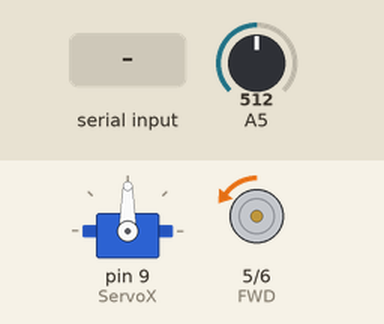
This sketch was run on a simulated Arduino Uno, built with avr-gcc and run on an emulated ATmega328P. Parts: servo, motor-driver pin pairs drawn as motors (green arrow = first pin HIGH = forward, orange = second pin HIGH = backward, longer = more drive). The test bench sets the inputs (shaded band); at power-on: A5 = 512. What the sketch prints to the serial monitor is not drawn.

Above: at 1.2 s.
1.3 s: "<30,150,10>" received over Serial
At 2.4 s:
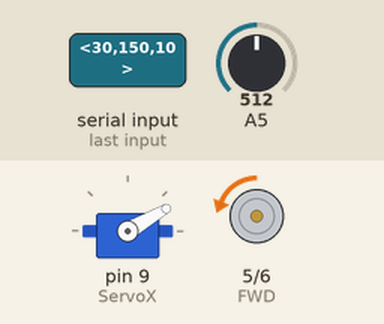
3.5 s: "<999>" received over Serial
At 5.1 s:
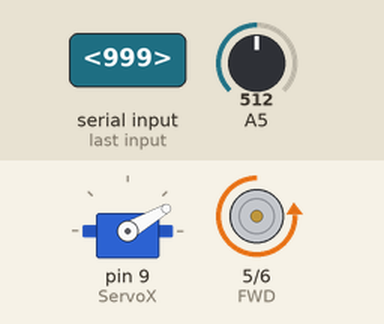
5.5 s: "<90,45,200>" received over Serial
At 5.75 s:
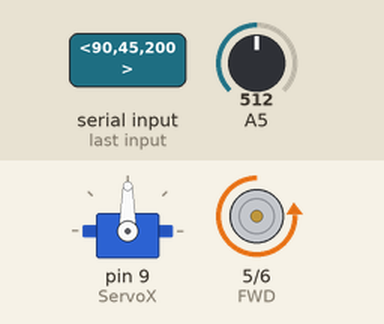
7.5 s: "<5>" received over Serial
At 9.2 s:
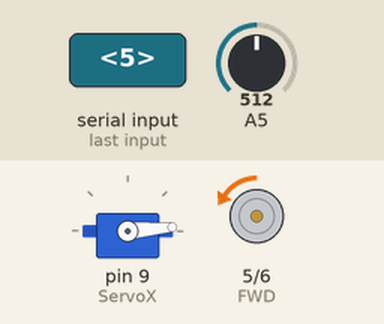
9.5 s: "<200>" received over Serial
At 10.9 s:
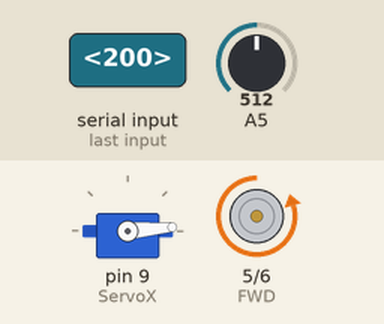
Timing chart, 0 to 12.5 s (numbered marks = the images above; inputs shaded):
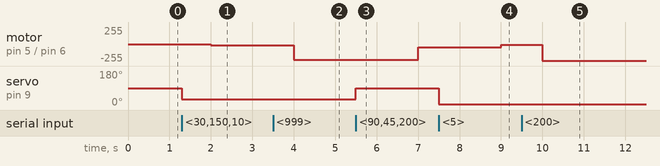

The sketch:

lastVersion.ino
```cpp
/*
CONNECTIONS:

GND........GND
VCC........5V
R_EN.......5V
L_EN.......5V
RPWM.......D5
LPWM.......D6
Servo......D9

*/


#define FWD 5
#define BWD 6
#define DEL 1000


#include <Servo.h>

Servo ServoX;

byte deg;
byte rec;
byte ang;
byte lastDeg = 0;


const byte pwmMin = 5;
const byte pwmMax = 50;
const byte numChars = 8;
byte PWM = 0;
char receivedChars[numChars];
char tempChars[numChars];        // temporary array for use when parsing

// variables to hold the parsed data
char messageFromPC[numChars] = {0};
int rec1 = 0;
int rec2 = 0;

//time related
unsigned long currMillis;
unsigned long lastMillis = 0;


boolean newData = false;

//============

void setup() {
    ServoX.attach(9);
  Serial.begin(115200);
  Serial.setTimeout(1);
    pinMode(FWD, OUTPUT);
    pinMode(BWD, OUTPUT);
    analogWrite(FWD, 0);
    analogWrite(BWD, 0);

    }

//============

void loop() {
    currMillis = millis();
    recvWithStartEndMarkers();
    confirmData();

    if(currMillis - lastMillis >= DEL){
    driveMotor();
    lastMillis = currMillis;
    }
}

//============

void recvWithStartEndMarkers() {
    static boolean recvInProgress = false;
    static byte ndx = 0;
    char startMarker = '<';
    char endMarker = '>';
    char rc;

    while (Serial.available() > 0 && newData == false) {
        rc = Serial.read();

        if (recvInProgress == true) {
            if (rc != endMarker) {
                receivedChars[ndx] = rc;
                ndx++;
                if (ndx >= numChars) {
                    ndx = numChars - 1;
                }
            }
            else {
                receivedChars[ndx] = '\0'; // terminate the string
                recvInProgress = false;
                ndx = 0;
                newData = true;
            }
        }

        else if (rc == startMarker) {
            recvInProgress = true;
        }
    }
}


void parseData() {      // split the data into its parts

    char * strtokIndx; // this is used by strtok() as an index

    strtokIndx = strtok(tempChars,"*");      // get the first part - the string
    strcpy(messageFromPC, strtokIndx); // copy it to messageFromPC
    rec1 = atoi(strtokIndx);

    strtokIndx = strtok(NULL, "*"); // this continues where the previous call left off
    rec2 = atoi(strtokIndx);     // convert this part to an integer

   if(rec1 == 999 && rec2 == 999)analogWrite(BWD, 0);

}


void showParsedData() {
    Serial.print("rec1: ");
    Serial.print(rec1);
    byte curr_deg = rec1;

if(curr_deg >0 && curr_deg <=180)ServoX.write(curr_deg);

  Serial.print(curr_deg);

   // Serial.print("rec2: ");
    //Serial.print(rec2);

}

void confirmData(){
  if (newData == true) {
        strcpy(tempChars, receivedChars);
        parseData();
        showParsedData();
        newData = false;
    }
  }

void driveMotor(){

if(analogRead(FWD)!=0) analogWrite(BWD, 0);
else if (analogRead(BWD)!=0) analogWrite(FWD, 0);


byte speedMot = abs(90-rec1);
PWM = map(speedMot ,0, 90, pwmMax, pwmMin);
analogWrite(BWD, PWM);
Serial.println("FWD PWM ");
Serial.print(PWM);


  }
```

Measured:
- after the input at 1.3 s, motor on pin 5 (FWD) / pin 6 (BWD): backward 5/255 → backward 20/255 after 0.70 s; servo on pin 9 (ServoX): 90° → 30° at once
- after the input at 3.5 s, motor on pin 5 (FWD) / pin 6 (BWD): backward 20/255 → backward 236/255 after 0.50 s
- after the input at 5.5 s, motor on pin 5 (FWD) / pin 6 (BWD): backward 236/255 → backward 50/255 after 1.5 s; servo on pin 9 (ServoX): 30° → 90° at once
- after the input at 7.5 s, motor on pin 5 (FWD) / pin 6 (BWD): backward 50/255 → backward 8/255 after 1.5 s; servo on pin 9 (ServoX): 90° → 5° at once
- after the input at 9.5 s, motor on pin 5 (FWD) / pin 6 (BWD): backward 8/255 → backward 251/255 after 0.50 s
